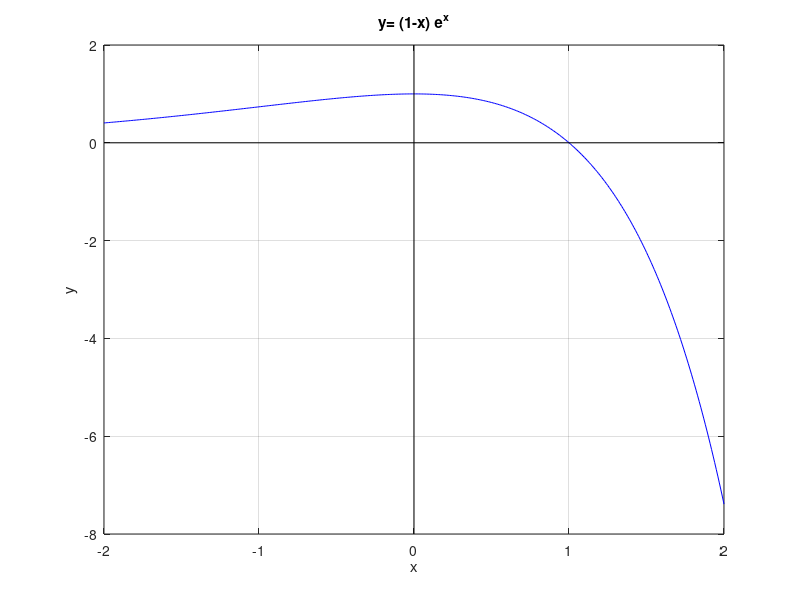

Write MATLAB code to recreate this figure.
clf;

x=-2:0.01:2;
y= (1-x).*exp(x); 
plot(x,y,'b')

hold on
grid on
xlabel('x')
ylabel('y');
title('y= (1-x) e^x')

% x axis
x=linspace(-2,2,2);
y=0*x;
plot(x,y,'k')

% y axis
y=linspace(-8,2,2);
x=0*y;
plot(x,y,'k')
